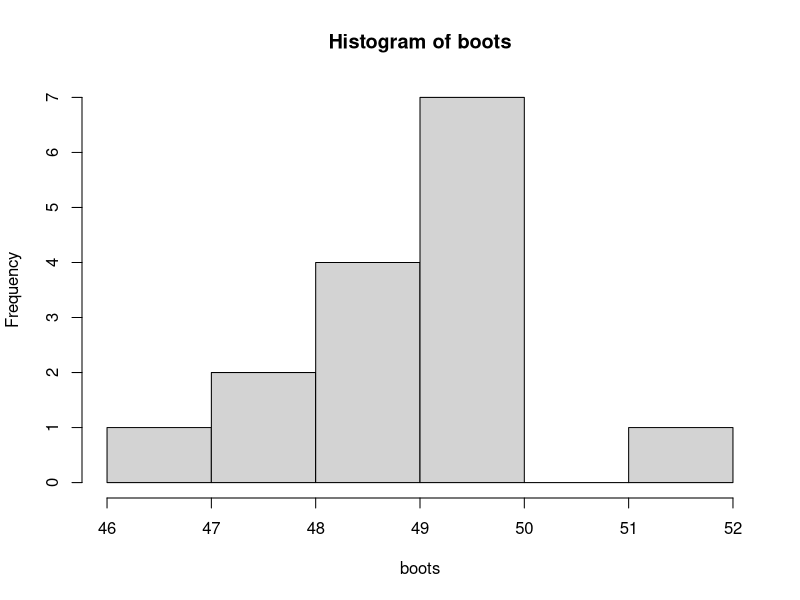

Generate this figure with R: (Note: this script raises an error after producing the figure.)
normal<-rnorm(20, mean = 50,sd=2)
#Bootstrapping
boots<-sample(normal,15,replace = TRUE)
boots
hist(boots)
bootsDistNormal<- replicate(15, boots)
boostdDistNormal
